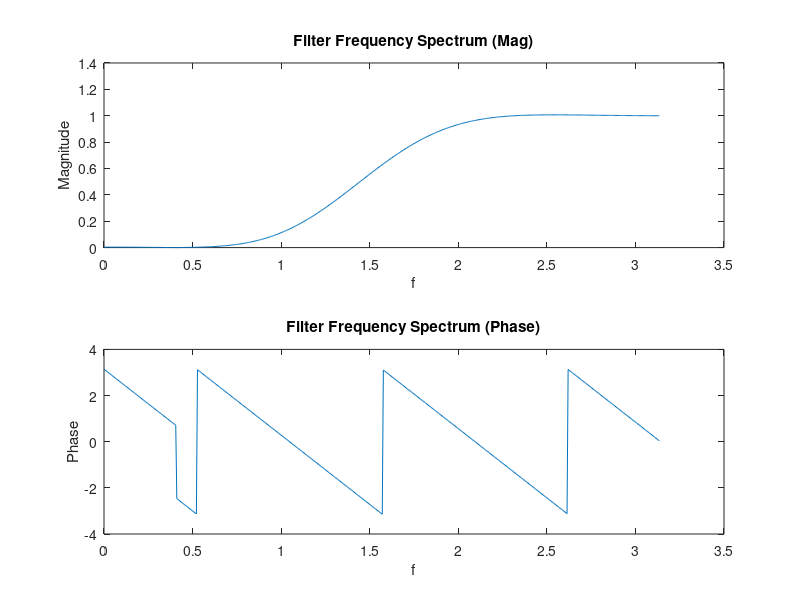
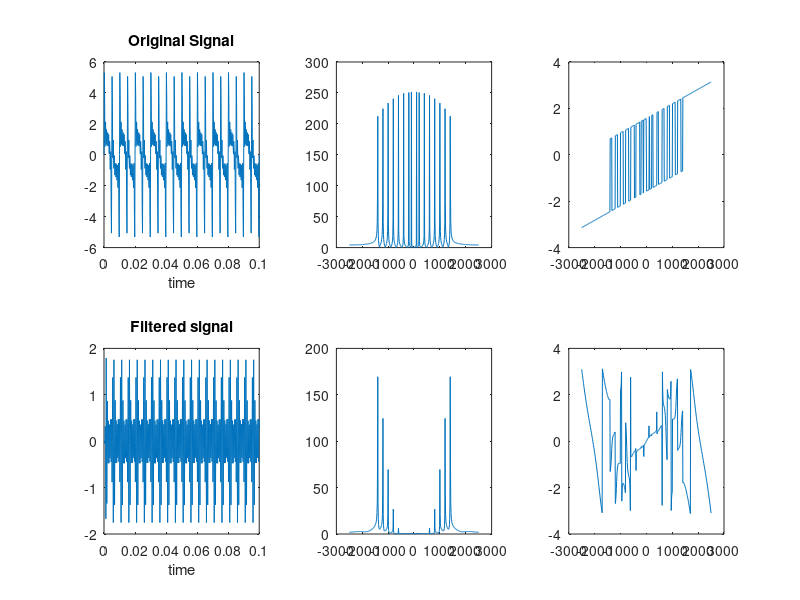
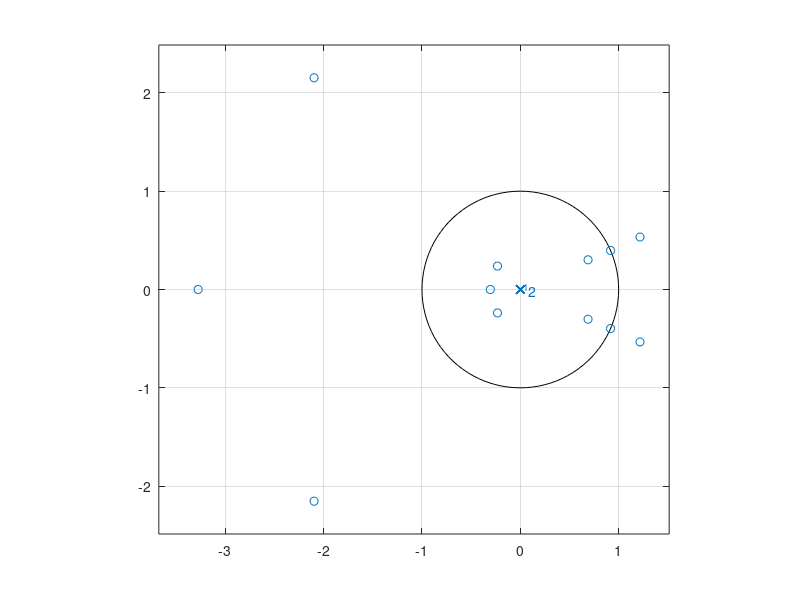

Write MATLAB code to recreate these figures, in order.
%hpf
N = 12;
Wp = 1155;
fs = 5000;
Wn = Wp/(fs/2);
b = fir1(N,Wn,'high');
[h,w] = freqz(b);

f = [100 200 400 600 800 1000 1200 1400];
fs = 5000;
t = 0:1/fs:0.1;
x = sin(2*pi*f'*t);
x = sum(x);

y = filter(b,1,x);
ymag = abs(fftshift(fft(y)));
yang = angle(fftshift(fft(y)));
fre = -fs/2:10:fs/2;
figure;
subplot(2,1,1);
plot(w,abs(h));
ylabel('Magnitude');
xlabel('f');
title('Filter Frequency Spectrum (Mag)')
subplot(2,1,2);
plot(w,angle(h));
ylabel('Phase');
xlabel('f');
title('Filter Frequency Spectrum (Phase)')

figure;
subplot(2,3,1);
plot(t,x);
xlabel('time');
title('Original Signal');
subplot(2,3,2)
plot(fre,abs(fftshift(fft(x))));
subplot(2,3,3)
plot(fre,angle(fftshift(fft(x))));
subplot(2,3,4)
plot(t,y);
xlabel('time');
title('Filtered signal');
subplot(2,3,5)
plot(fre,ymag);
subplot(2,3,6)
plot(fre,yang);

figure;
zplane(b);